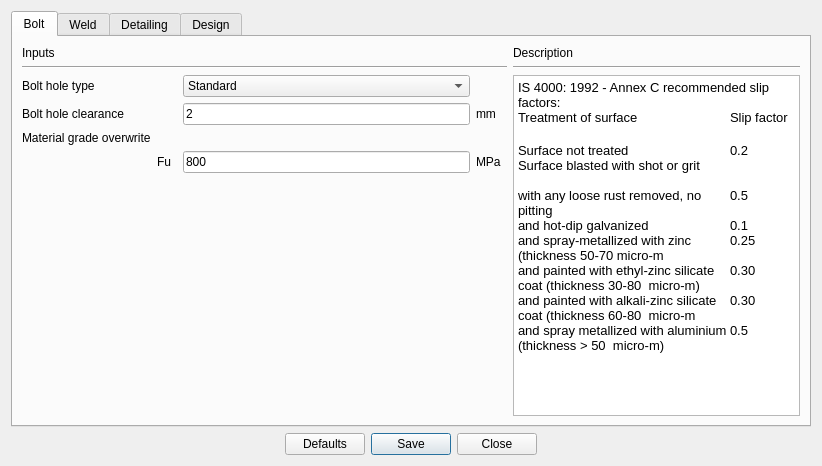
<?xml version="1.0" encoding="UTF-8"?>
<ui version="4.0">
 <class>Dialog</class>
 <widget class="QDialog" name="Dialog">
  <property name="geometry">
   <rect>
    <x>0</x>
    <y>0</y>
    <width>822</width>
    <height>466</height>
   </rect>
  </property>
  <property name="windowTitle">
   <string>Design preferences</string>
  </property>
  <layout class="QGridLayout" name="gridLayout_5">
   <item row="1" column="0">
    <layout class="QGridLayout" name="gridLayout_2">
     <item row="0" column="0">
      <spacer name="horizontalSpacer_2">
       <property name="orientation">
        <enum>Qt::Horizontal</enum>
       </property>
       <property name="sizeHint" stdset="0">
        <size>
         <width>28</width>
         <height>20</height>
        </size>
       </property>
      </spacer>
     </item>
     <item row="0" column="2">
      <widget class="QPushButton" name="btn_save">
       <property name="text">
        <string>Save</string>
       </property>
      </widget>
     </item>
     <item row="0" column="1">
      <widget class="QPushButton" name="btn_defaults">
       <property name="text">
        <string>Defaults</string>
       </property>
      </widget>
     </item>
     <item row="0" column="4">
      <spacer name="horizontalSpacer_6">
       <property name="orientation">
        <enum>Qt::Horizontal</enum>
       </property>
       <property name="sizeHint" stdset="0">
        <size>
         <width>40</width>
         <height>20</height>
        </size>
       </property>
      </spacer>
     </item>
     <item row="0" column="3">
      <widget class="QPushButton" name="btn_close">
       <property name="text">
        <string>Close</string>
       </property>
      </widget>
     </item>
    </layout>
   </item>
   <item row="0" column="0">
    <widget class="QTabWidget" name="tabWidget">
     <property name="currentIndex">
      <number>0</number>
     </property>
     <widget class="QWidget" name="tab">
      <attribute name="title">
       <string>Bolt</string>
      </attribute>
      <layout class="QGridLayout" name="gridLayout">
       <item row="0" column="0">
        <widget class="QLabel" name="label_5">
         <property name="text">
          <string>Inputs</string>
         </property>
        </widget>
       </item>
       <item row="0" column="5">
        <widget class="QLabel" name="label_3">
         <property name="text">
          <string>Description</string>
         </property>
        </widget>
       </item>
       <item row="1" column="0" colspan="5">
        <widget class="Line" name="line">
         <property name="orientation">
          <enum>Qt::Horizontal</enum>
         </property>
        </widget>
       </item>
       <item row="1" column="5">
        <widget class="Line" name="line_4">
         <property name="orientation">
          <enum>Qt::Horizontal</enum>
         </property>
        </widget>
       </item>
       <item row="2" column="0">
        <widget class="QLabel" name="label">
         <property name="text">
          <string>Bolt hole type</string>
         </property>
        </widget>
       </item>
       <item row="2" column="2">
        <widget class="QComboBox" name="combo_boltHoleType">
         <property name="focusPolicy">
          <enum>Qt::TabFocus</enum>
         </property>
         <item>
          <property name="text">
           <string>Standard</string>
          </property>
         </item>
         <item>
          <property name="text">
           <string>Over-sized</string>
          </property>
         </item>
        </widget>
       </item>
       <item row="2" column="5" rowspan="5">
        <widget class="QTextBrowser" name="textBrowser">
         <property name="minimumSize">
          <size>
           <width>210</width>
           <height>320</height>
          </size>
         </property>
         <property name="html">
          <string>&lt;!DOCTYPE HTML PUBLIC &quot;-//W3C//DTD HTML 4.0//EN&quot; &quot;http://www.w3.org/TR/REC-html40/strict.dtd&quot;&gt;
&lt;html&gt;&lt;head&gt;&lt;meta name=&quot;qrichtext&quot; content=&quot;1&quot; /&gt;&lt;style type=&quot;text/css&quot;&gt;
p, li { white-space: pre-wrap; }
&lt;/style&gt;&lt;/head&gt;&lt;body style=&quot; font-family:'MS Shell Dlg 2'; font-size:7.5pt; font-weight:400; font-style:normal;&quot;&gt;
&lt;p style=&quot; margin-top:0px; margin-bottom:0px; margin-left:0px; margin-right:0px; -qt-block-indent:0; text-indent:0px;&quot;&gt;&lt;span style=&quot; font-family:'Calibri'; font-size:10pt;&quot;&gt;IS 4000: 1992 - Annex C recommended slip factors:&lt;/span&gt;&lt;span style=&quot; font-size:8pt;&quot;&gt; &lt;/span&gt;&lt;/p&gt;
&lt;p style=&quot;-qt-paragraph-type:empty; margin-top:0px; margin-bottom:0px; margin-left:0px; margin-right:0px; -qt-block-indent:0; text-indent:0px; font-size:8pt;&quot;&gt;&lt;br /&gt;&lt;/p&gt;
&lt;table border=&quot;0&quot; style=&quot; border-color:#a3a3a3; border-style:solid; margin-top:0px; margin-bottom:0px; margin-left:0px; margin-right:0px;&quot; cellspacing=&quot;0&quot; cellpadding=&quot;0&quot;&gt;
&lt;tr&gt;
&lt;td style=&quot; vertical-align:top; padding-left:0; padding-right:0; padding-top:0; padding-bottom:0;&quot;&gt;
&lt;p style=&quot; margin-top:0px; margin-bottom:0px; margin-left:0px; margin-right:0px; -qt-block-indent:0; text-indent:0px;&quot;&gt;&lt;span style=&quot; font-family:'Calibri'; font-size:10pt;&quot;&gt;Treatment of surface&lt;/span&gt;&lt;span style=&quot; font-size:8pt;&quot;&gt; &lt;/span&gt;&lt;/p&gt;
&lt;p style=&quot; margin-top:0px; margin-bottom:0px; margin-left:0px; margin-right:0px; -qt-block-indent:0; text-indent:0px;&quot;&gt;&lt;span style=&quot; font-family:'Calibri'; font-size:11pt;&quot;&gt; &lt;/span&gt;&lt;span style=&quot; font-size:8pt;&quot;&gt; &lt;/span&gt;&lt;/p&gt;&lt;/td&gt;
&lt;td style=&quot; vertical-align:top; padding-left:0; padding-right:0; padding-top:0; padding-bottom:0;&quot;&gt;
&lt;p style=&quot; margin-top:0px; margin-bottom:0px; margin-left:0px; margin-right:0px; -qt-block-indent:0; text-indent:0px;&quot;&gt;&lt;span style=&quot; font-family:'Calibri'; font-size:10pt;&quot;&gt;Slip factor &lt;/span&gt;&lt;span style=&quot; font-size:8pt;&quot;&gt; &lt;/span&gt;&lt;/p&gt;&lt;/td&gt;&lt;/tr&gt;
&lt;tr&gt;
&lt;td style=&quot; vertical-align:top; padding-left:0; padding-right:0; padding-top:0; padding-bottom:0;&quot;&gt;
&lt;p style=&quot; margin-top:0px; margin-bottom:0px; margin-left:0px; margin-right:0px; -qt-block-indent:0; text-indent:0px;&quot;&gt;&lt;span style=&quot; font-family:'Calibri'; font-size:10pt;&quot;&gt;Surface not treated&lt;/span&gt;&lt;span style=&quot; font-size:8pt;&quot;&gt; &lt;/span&gt;&lt;/p&gt;&lt;/td&gt;
&lt;td style=&quot; vertical-align:top; padding-left:0; padding-right:0; padding-top:0; padding-bottom:0;&quot;&gt;
&lt;p style=&quot; margin-top:0px; margin-bottom:0px; margin-left:0px; margin-right:0px; -qt-block-indent:0; text-indent:0px;&quot;&gt;&lt;span style=&quot; font-family:'Calibri'; font-size:10pt;&quot;&gt;0.2&lt;/span&gt;&lt;span style=&quot; font-size:8pt;&quot;&gt; &lt;/span&gt;&lt;/p&gt;&lt;/td&gt;&lt;/tr&gt;
&lt;tr&gt;
&lt;td style=&quot; vertical-align:top; padding-left:0; padding-right:0; padding-top:0; padding-bottom:0;&quot;&gt;
&lt;p style=&quot; margin-top:0px; margin-bottom:0px; margin-left:0px; margin-right:0px; -qt-block-indent:0; text-indent:0px;&quot;&gt;&lt;span style=&quot; font-family:'Calibri'; font-size:10pt;&quot;&gt;Surface blasted with shot or grit &lt;/span&gt;&lt;/p&gt;
&lt;p style=&quot; margin-top:0px; margin-bottom:0px; margin-left:0px; margin-right:0px; -qt-block-indent:0; text-indent:0px;&quot;&gt;&lt;span style=&quot; font-family:'Calibri'; font-size:10pt;&quot;&gt; &lt;/span&gt;&lt;span style=&quot; font-size:8pt;&quot;&gt; &lt;/span&gt;&lt;/p&gt;&lt;/td&gt;
&lt;td style=&quot; vertical-align:top; padding-left:0; padding-right:0; padding-top:0; padding-bottom:0;&quot;&gt;
&lt;p style=&quot; margin-top:0px; margin-bottom:0px; margin-left:0px; margin-right:0px; -qt-block-indent:0; text-indent:0px;&quot;&gt;&lt;span style=&quot; font-family:'Calibri'; font-size:10pt;&quot;&gt; &lt;/span&gt;&lt;span style=&quot; font-size:8pt;&quot;&gt; &lt;/span&gt;&lt;/p&gt;&lt;/td&gt;&lt;/tr&gt;
&lt;tr&gt;
&lt;td style=&quot; vertical-align:top; padding-left:0; padding-right:0; padding-top:0; padding-bottom:0;&quot;&gt;
&lt;p style=&quot; margin-top:0px; margin-bottom:0px; margin-left:0px; margin-right:0px; -qt-block-indent:0; text-indent:0px;&quot;&gt;&lt;span style=&quot; font-family:'Calibri'; font-size:10pt;&quot;&gt;with any loose rust removed, no pitting&lt;/span&gt;&lt;span style=&quot; font-size:8pt;&quot;&gt; &lt;/span&gt;&lt;/p&gt;&lt;/td&gt;
&lt;td style=&quot; vertical-align:top; padding-left:0; padding-right:0; padding-top:0; padding-bottom:0;&quot;&gt;
&lt;p style=&quot; margin-top:0px; margin-bottom:0px; margin-left:0px; margin-right:0px; -qt-block-indent:0; text-indent:0px;&quot;&gt;&lt;span style=&quot; font-family:'Calibri'; font-size:10pt;&quot;&gt;0.5&lt;/span&gt;&lt;span style=&quot; font-size:8pt;&quot;&gt; &lt;/span&gt;&lt;/p&gt;&lt;/td&gt;&lt;/tr&gt;
&lt;tr&gt;
&lt;td style=&quot; vertical-align:top; padding-left:0; padding-right:0; padding-top:0; padding-bottom:0;&quot;&gt;
&lt;p style=&quot; margin-top:0px; margin-bottom:0px; margin-left:0px; margin-right:0px; -qt-block-indent:0; text-indent:0px;&quot;&gt;&lt;span style=&quot; font-family:'Calibri'; font-size:10pt;&quot;&gt;and hot-dip galvanized&lt;/span&gt;&lt;span style=&quot; font-size:8pt;&quot;&gt; &lt;/span&gt;&lt;/p&gt;&lt;/td&gt;
&lt;td style=&quot; vertical-align:top; padding-left:0; padding-right:0; padding-top:0; padding-bottom:0;&quot;&gt;
&lt;p style=&quot; margin-top:0px; margin-bottom:0px; margin-left:0px; margin-right:0px; -qt-block-indent:0; text-indent:0px;&quot;&gt;&lt;span style=&quot; font-family:'Calibri'; font-size:10pt;&quot;&gt;0.1&lt;/span&gt;&lt;span style=&quot; font-size:8pt;&quot;&gt; &lt;/span&gt;&lt;/p&gt;&lt;/td&gt;&lt;/tr&gt;
&lt;tr&gt;
&lt;td style=&quot; vertical-align:top; padding-left:0; padding-right:0; padding-top:0; padding-bottom:0;&quot;&gt;
&lt;p style=&quot; margin-top:0px; margin-bottom:0px; margin-left:0px; margin-right:0px; -qt-block-indent:0; text-indent:0px;&quot;&gt;&lt;span style=&quot; font-family:'Calibri'; font-size:10pt;&quot;&gt;and spray-metallized with zinc (thickness 50-70 micro-m&lt;/span&gt;&lt;span style=&quot; font-size:8pt;&quot;&gt; &lt;/span&gt;&lt;/p&gt;&lt;/td&gt;
&lt;td style=&quot; vertical-align:top; padding-left:0; padding-right:0; padding-top:0; padding-bottom:0;&quot;&gt;
&lt;p style=&quot; margin-top:0px; margin-bottom:0px; margin-left:0px; margin-right:0px; -qt-block-indent:0; text-indent:0px;&quot;&gt;&lt;span style=&quot; font-family:'Calibri'; font-size:10pt;&quot;&gt;0.25&lt;/span&gt;&lt;span style=&quot; font-size:8pt;&quot;&gt; &lt;/span&gt;&lt;/p&gt;&lt;/td&gt;&lt;/tr&gt;
&lt;tr&gt;
&lt;td style=&quot; vertical-align:top; padding-left:0; padding-right:0; padding-top:0; padding-bottom:0;&quot;&gt;
&lt;p style=&quot; margin-top:0px; margin-bottom:0px; margin-left:0px; margin-right:0px; -qt-block-indent:0; text-indent:0px;&quot;&gt;&lt;span style=&quot; font-family:'Calibri'; font-size:10pt;&quot;&gt;and painted with ethyl-zinc silicate coat (thickness 30-80  micro-m)&lt;/span&gt;&lt;span style=&quot; font-size:8pt;&quot;&gt; &lt;/span&gt;&lt;/p&gt;&lt;/td&gt;
&lt;td style=&quot; vertical-align:top; padding-left:0; padding-right:0; padding-top:0; padding-bottom:0;&quot;&gt;
&lt;p style=&quot; margin-top:0px; margin-bottom:0px; margin-left:0px; margin-right:0px; -qt-block-indent:0; text-indent:0px;&quot;&gt;&lt;span style=&quot; font-family:'Calibri'; font-size:10pt;&quot;&gt;0.30&lt;/span&gt;&lt;span style=&quot; font-size:8pt;&quot;&gt; &lt;/span&gt;&lt;/p&gt;&lt;/td&gt;&lt;/tr&gt;
&lt;tr&gt;
&lt;td style=&quot; vertical-align:top; padding-left:0; padding-right:0; padding-top:0; padding-bottom:0;&quot;&gt;
&lt;p style=&quot; margin-top:0px; margin-bottom:0px; margin-left:0px; margin-right:0px; -qt-block-indent:0; text-indent:0px;&quot;&gt;&lt;span style=&quot; font-family:'Calibri'; font-size:10pt;&quot;&gt;and painted with alkali-zinc silicate coat (thickness 60-80  micro-m&lt;/span&gt;&lt;/p&gt;&lt;/td&gt;
&lt;td style=&quot; vertical-align:top; padding-left:0; padding-right:0; padding-top:0; padding-bottom:0;&quot;&gt;
&lt;p style=&quot; margin-top:0px; margin-bottom:0px; margin-left:0px; margin-right:0px; -qt-block-indent:0; text-indent:0px;&quot;&gt;&lt;span style=&quot; font-family:'Calibri'; font-size:10pt;&quot;&gt;0.30&lt;/span&gt;&lt;span style=&quot; font-size:8pt;&quot;&gt; &lt;/span&gt;&lt;/p&gt;&lt;/td&gt;&lt;/tr&gt;
&lt;tr&gt;
&lt;td style=&quot; vertical-align:top; padding-left:0; padding-right:0; padding-top:0; padding-bottom:0;&quot;&gt;
&lt;p style=&quot; margin-top:0px; margin-bottom:0px; margin-left:0px; margin-right:0px; -qt-block-indent:0; text-indent:0px;&quot;&gt;&lt;span style=&quot; font-family:'Calibri'; font-size:10pt;&quot;&gt;and spray metallized with aluminium (thickness &amp;gt; 50  micro-m)&lt;/span&gt;&lt;/p&gt;&lt;/td&gt;
&lt;td style=&quot; vertical-align:top; padding-left:0; padding-right:0; padding-top:0; padding-bottom:0;&quot;&gt;
&lt;p style=&quot; margin-top:0px; margin-bottom:0px; margin-left:0px; margin-right:0px; -qt-block-indent:0; text-indent:0px;&quot;&gt;&lt;span style=&quot; font-family:'Calibri'; font-size:10pt;&quot;&gt;0.5&lt;/span&gt;&lt;span style=&quot; font-size:8pt;&quot;&gt; &lt;/span&gt;&lt;/p&gt;&lt;/td&gt;&lt;/tr&gt;&lt;/table&gt;&lt;/body&gt;&lt;/html&gt;</string>
         </property>
        </widget>
       </item>
       <item row="3" column="0">
        <widget class="QLabel" name="label_2">
         <property name="text">
          <string>Bolt hole clearance</string>
         </property>
        </widget>
       </item>
       <item row="3" column="2">
        <widget class="QLineEdit" name="txt_boltHoleClearance">
         <property name="text">
          <string>2</string>
         </property>
         <property name="alignment">
          <set>Qt::AlignLeading|Qt::AlignLeft|Qt::AlignVCenter</set>
         </property>
        </widget>
       </item>
       <item row="3" column="3">
        <widget class="QLabel" name="label_9">
         <property name="text">
          <string>mm</string>
         </property>
        </widget>
       </item>
       <item row="4" column="0">
        <widget class="QLabel" name="label_4">
         <property name="text">
          <string>Material grade overwrite</string>
         </property>
        </widget>
       </item>
       <item row="5" column="1">
        <widget class="QLabel" name="label_8">
         <property name="text">
          <string>Fu</string>
         </property>
        </widget>
       </item>
       <item row="5" column="2">
        <widget class="QLineEdit" name="txt_boltFu">
         <property name="text">
          <string>800</string>
         </property>
         <property name="alignment">
          <set>Qt::AlignLeading|Qt::AlignLeft|Qt::AlignVCenter</set>
         </property>
        </widget>
       </item>
       <item row="5" column="3">
        <widget class="QLabel" name="label_11">
         <property name="text">
          <string>MPa</string>
         </property>
        </widget>
       </item>
       <item row="6" column="1">
        <spacer name="verticalSpacer">
         <property name="orientation">
          <enum>Qt::Vertical</enum>
         </property>
         <property name="sizeHint" stdset="0">
          <size>
           <width>20</width>
           <height>201</height>
          </size>
         </property>
        </spacer>
       </item>
      </layout>
     </widget>
     <widget class="QWidget" name="tab_2">
      <attribute name="title">
       <string>Weld</string>
      </attribute>
      <layout class="QGridLayout" name="gridLayout_3">
       <item row="0" column="0">
        <widget class="QLabel" name="label_16">
         <property name="text">
          <string>Inputs</string>
         </property>
        </widget>
       </item>
       <item row="0" column="4" rowspan="6">
        <layout class="QGridLayout" name="gridLayout_7">
         <item row="0" column="0">
          <widget class="QLabel" name="label_17">
           <property name="text">
            <string>Description</string>
           </property>
          </widget>
         </item>
         <item row="1" column="0">
          <widget class="Line" name="line_5">
           <property name="orientation">
            <enum>Qt::Horizontal</enum>
           </property>
          </widget>
         </item>
         <item row="2" column="0">
          <widget class="QTextBrowser" name="textBrowser_weldDescription">
           <property name="minimumSize">
            <size>
             <width>210</width>
             <height>320</height>
            </size>
           </property>
           <property name="html">
            <string>&lt;!DOCTYPE HTML PUBLIC &quot;-//W3C//DTD HTML 4.0//EN&quot; &quot;http://www.w3.org/TR/REC-html40/strict.dtd&quot;&gt;
&lt;html&gt;&lt;head&gt;&lt;meta name=&quot;qrichtext&quot; content=&quot;1&quot; /&gt;&lt;style type=&quot;text/css&quot;&gt;
p, li { white-space: pre-wrap; }
&lt;/style&gt;&lt;/head&gt;&lt;body style=&quot; font-family:'MS Shell Dlg 2'; font-size:7.5pt; font-weight:400; font-style:normal;&quot;&gt;
&lt;p style=&quot; margin-top:0px; margin-bottom:0px; margin-left:0px; margin-right:0px; -qt-block-indent:0; text-indent:0px;&quot;&gt;&lt;span style=&quot; font-size:10pt;&quot;&gt;Shop weld takes a material safety factor of 1.25&lt;/span&gt;&lt;/p&gt;
&lt;p style=&quot; margin-top:0px; margin-bottom:0px; margin-left:0px; margin-right:0px; -qt-block-indent:0; text-indent:0px;&quot;&gt;&lt;span style=&quot; font-size:10pt;&quot;&gt;Field weld takes a material safety factor of 1.5&lt;/span&gt;&lt;/p&gt;&lt;/body&gt;&lt;/html&gt;</string>
           </property>
          </widget>
         </item>
        </layout>
       </item>
       <item row="1" column="0" colspan="4">
        <widget class="Line" name="line_8">
         <property name="orientation">
          <enum>Qt::Horizontal</enum>
         </property>
        </widget>
       </item>
       <item row="2" column="0">
        <widget class="QLabel" name="label_22">
         <property name="text">
          <string>Type of weld</string>
         </property>
        </widget>
       </item>
       <item row="2" column="2">
        <widget class="QComboBox" name="combo_weldType">
         <item>
          <property name="text">
           <string>Shop weld</string>
          </property>
         </item>
         <item>
          <property name="text">
           <string>Field weld</string>
          </property>
         </item>
        </widget>
       </item>
       <item row="3" column="0">
        <widget class="QLabel" name="label_6">
         <property name="text">
          <string>Material grade overwrite</string>
         </property>
        </widget>
       </item>
       <item row="4" column="1">
        <widget class="QLabel" name="label_10">
         <property name="text">
          <string>Fu</string>
         </property>
        </widget>
       </item>
       <item row="4" column="2">
        <widget class="QLineEdit" name="txt_weldFu">
         <property name="text">
          <string>410</string>
         </property>
         <property name="alignment">
          <set>Qt::AlignLeading|Qt::AlignLeft|Qt::AlignVCenter</set>
         </property>
        </widget>
       </item>
       <item row="4" column="3">
        <widget class="QLabel" name="label_12">
         <property name="text">
          <string>MPa</string>
         </property>
        </widget>
       </item>
       <item row="5" column="2">
        <spacer name="verticalSpacer_2">
         <property name="orientation">
          <enum>Qt::Vertical</enum>
         </property>
         <property name="sizeHint" stdset="0">
          <size>
           <width>20</width>
           <height>288</height>
          </size>
         </property>
        </spacer>
       </item>
      </layout>
     </widget>
     <widget class="QWidget" name="tab_5">
      <attribute name="title">
       <string>Detailing</string>
      </attribute>
      <layout class="QGridLayout" name="gridLayout_11">
       <item row="0" column="0">
        <layout class="QGridLayout" name="gridLayout_9">
         <item row="0" column="0">
          <widget class="QLabel" name="label_38">
           <property name="text">
            <string>Inputs</string>
           </property>
          </widget>
         </item>
         <item row="1" column="0" colspan="4">
          <widget class="Line" name="line_11">
           <property name="orientation">
            <enum>Qt::Horizontal</enum>
           </property>
          </widget>
         </item>
         <item row="2" column="0">
          <widget class="QLabel" name="label_39">
           <property name="text">
            <string>Type of edges</string>
           </property>
          </widget>
         </item>
         <item row="2" column="1" colspan="2">
          <widget class="QComboBox" name="combo_detailingEdgeType">
           <item>
            <property name="text">
             <string>a - Sheared or hand flame cut</string>
            </property>
           </item>
           <item>
            <property name="text">
             <string>b - Rolled, machine-flame cut, sawn and planed</string>
            </property>
           </item>
          </widget>
         </item>
         <item row="3" column="0">
          <widget class="QLabel" name="label_29">
           <property name="text">
            <string>Gap between beam &amp; support</string>
           </property>
          </widget>
         </item>
         <item row="3" column="1">
          <widget class="QLineEdit" name="txt_detailingGap">
           <property name="text">
            <string>10</string>
           </property>
           <property name="alignment">
            <set>Qt::AlignLeading|Qt::AlignLeft|Qt::AlignVCenter</set>
           </property>
          </widget>
         </item>
         <item row="3" column="2">
          <widget class="QLabel" name="label_36">
           <property name="text">
            <string>mm</string>
           </property>
          </widget>
         </item>
         <item row="3" column="3">
          <spacer name="horizontalSpacer_12">
           <property name="orientation">
            <enum>Qt::Horizontal</enum>
           </property>
           <property name="sizeHint" stdset="0">
            <size>
             <width>40</width>
             <height>20</height>
            </size>
           </property>
          </spacer>
         </item>
        </layout>
       </item>
       <item row="0" column="1" rowspan="2">
        <layout class="QGridLayout" name="gridLayout_10">
         <item row="1" column="0">
          <widget class="Line" name="line_6">
           <property name="orientation">
            <enum>Qt::Horizontal</enum>
           </property>
          </widget>
         </item>
         <item row="0" column="0">
          <widget class="QLabel" name="label_18">
           <property name="text">
            <string>Description</string>
           </property>
          </widget>
         </item>
         <item row="2" column="0">
          <widget class="QTextBrowser" name="textBrowser_detailingDescription">
           <property name="minimumSize">
            <size>
             <width>210</width>
             <height>0</height>
            </size>
           </property>
           <property name="html">
            <string>&lt;!DOCTYPE HTML PUBLIC &quot;-//W3C//DTD HTML 4.0//EN&quot; &quot;http://www.w3.org/TR/REC-html40/strict.dtd&quot;&gt;
&lt;html&gt;&lt;head&gt;&lt;meta name=&quot;qrichtext&quot; content=&quot;1&quot; /&gt;&lt;style type=&quot;text/css&quot;&gt;
p, li { white-space: pre-wrap; }
&lt;/style&gt;&lt;/head&gt;&lt;body style=&quot; font-family:'MS Shell Dlg 2'; font-size:7.5pt; font-weight:400; font-style:normal;&quot;&gt;
&lt;p style=&quot; margin-top:0px; margin-bottom:0px; margin-left:0px; margin-right:0px; -qt-block-indent:0; text-indent:0px;&quot;&gt;&lt;span style=&quot; font-family:'Calibri'; font-size:10pt; vertical-align:middle;&quot;&gt;The minimum edge and end distances from the centre of any hole to the nearest edge of a plate shall not be less than &lt;/span&gt;&lt;span style=&quot; font-family:'Calibri'; font-size:10pt; font-weight:600; vertical-align:middle;&quot;&gt;1.7 &lt;/span&gt;&lt;span style=&quot; font-family:'Calibri'; font-size:10pt; vertical-align:middle;&quot;&gt;times the hole diameter in case of [&lt;/span&gt;&lt;span style=&quot; font-family:'Calibri'; font-size:10pt; font-weight:600; vertical-align:middle;&quot;&gt;a - sheared or hand flame cut edges&lt;/span&gt;&lt;span style=&quot; font-family:'Calibri'; font-size:10pt; vertical-align:middle;&quot;&gt;] and &lt;/span&gt;&lt;span style=&quot; font-family:'Calibri'; font-size:10pt; font-weight:600; vertical-align:middle;&quot;&gt;1.5 &lt;/span&gt;&lt;span style=&quot; font-family:'Calibri'; font-size:10pt; vertical-align:middle;&quot;&gt;times the hole diameter in case of [&lt;/span&gt;&lt;span style=&quot; font-family:'Calibri'; font-size:10pt; font-weight:600; vertical-align:middle;&quot;&gt;b - Rolled, machine-flame cut, sawn and planed edges&lt;/span&gt;&lt;span style=&quot; font-family:'Calibri'; font-size:10pt; vertical-align:middle;&quot;&gt;] (IS 800 - Cl. 10.2.4.2)&lt;/span&gt;&lt;/p&gt;
&lt;p style=&quot;-qt-paragraph-type:empty; margin-top:0px; margin-bottom:0px; margin-left:0px; margin-right:0px; -qt-block-indent:0; text-indent:0px; font-family:'Calibri'; font-size:10pt; vertical-align:middle;&quot;&gt;&lt;br /&gt;&lt;/p&gt;
&lt;p style=&quot; margin-top:0px; margin-bottom:0px; margin-left:0px; margin-right:0px; -qt-block-indent:0; text-indent:0px;&quot;&gt;&lt;span style=&quot; font-family:'Calibri'; font-size:10pt;&quot;&gt;This gap should include the tolerance value of 5 mm. So if the assumed clearance is 5 mm, then the gap should be = 10 mm ( = 5 mm {clearance} + 5 mm {tolerance} )&lt;/span&gt;&lt;/p&gt;&lt;/body&gt;&lt;/html&gt;</string>
           </property>
          </widget>
         </item>
        </layout>
       </item>
       <item row="1" column="0">
        <spacer name="verticalSpacer_3">
         <property name="orientation">
          <enum>Qt::Vertical</enum>
         </property>
         <property name="sizeHint" stdset="0">
          <size>
           <width>20</width>
           <height>255</height>
          </size>
         </property>
        </spacer>
       </item>
      </layout>
     </widget>
     <widget class="QWidget" name="tab_6">
      <attribute name="title">
       <string>Design</string>
      </attribute>
     </widget>
    </widget>
   </item>
  </layout>
 </widget>
 <resources/>
 <connections/>
</ui>
